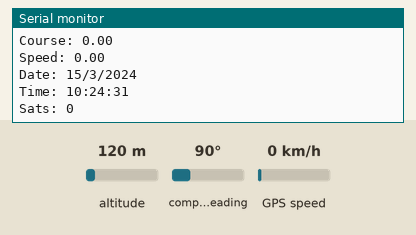
This sketch was run on a simulated Arduino Uno, built with avr-gcc and run on an emulated ATmega328P. Parts: the last lines printed to the serial monitor. The test bench sets the inputs (shaded band); at power-on: altitude 120 m, compass heading 90°, GPS speed 0 km/h. The GPS gets a fix after 3 s at 37.7749, -122.4194 with 8 satellites.

Above: at 1.2 s.
1.3 s: altitude set to 20 m
At 1.3 s:
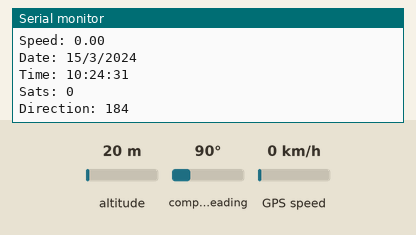
5.4 s: compass heading set to 7°
At 6.2 s:
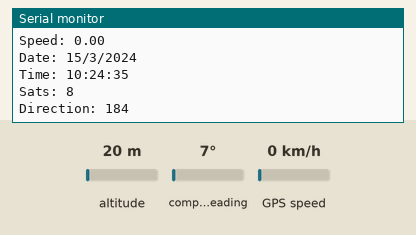
6.9 s: GPS speed set to 2 km/h
At 8.2 s:
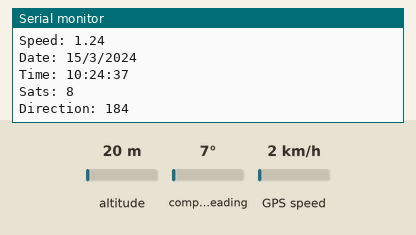
Timing chart, 0 to 9.9 s (numbered marks = the images above; inputs shaded):
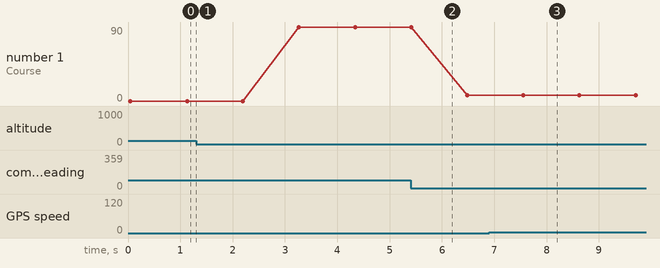

Measured:
- after the input at 6.9 s, the serial monitor: prints a new line after 0.67 s (image 3)
- plotted number 1: 90 → 7 after the input at 5.4 s

The sketch:

Gps_Test_3.ino
```cpp
#include <TinyGPS++.h> // Include the TinyGPS++ library
TinyGPSPlus tinyGPS; // Create a TinyGPSPlus object

#define GPS_BAUD 9600 // GPS module baud rate. GP3906 defaults to 9600.

// If you're using an Arduino Uno, RedBoard, or any board that uses the
// 0/1 UART for programming/Serial monitor-ing, use SoftwareSerial:
#include <SoftwareSerial.h>
#define ARDUINO_GPS_RX 9 // GPS TX, Arduino RX pin
#define ARDUINO_GPS_TX 8 // GPS RX, Arduino TX pin
SoftwareSerial ssGPS(ARDUINO_GPS_TX, ARDUINO_GPS_RX); // Create a SoftwareSerial

// Set gpsPort to either ssGPS if using SoftwareSerial or Serial1 if using an
// Arduino with a dedicated hardware serial port
#define gpsPort ssGPS  // Alternatively, use Serial1 on the Leonardo

// Define the serial monitor port. On the Uno, and Leonardo this is 'Serial'
//  on other boards this may be 'SerialUSB'
#define SerialMonitor Serial


float targetLatitude  =  25.77481;
float targetLongitude =  -80.19773;


float currentLatitude  = tinyGPS.location.lat();
float currentLongitude = tinyGPS.location.lng();


int getWaypointHeading(float targetLatitude, float targetLongitude) {
float x = cos(currentLatitude) * sin(currentLatitude - targetLatitude);
float y = cos(targetLatitude) * sin(currentLatitude) - sin(targetLatitude) * cos(currentLatitude) * cos(targetLongitude - currentLongitude);

  // radians
  float heading = atan2(x, y);

  // convert to degrees 0 to 180/-180
  heading *= (180 / 3.14159);

  // convert to 0-360 compass degrees, North = 0
  heading = (450 - (int)heading) % 360;

  return heading;

}


void setup()
{
  SerialMonitor.begin(9600);
  gpsPort.begin(GPS_BAUD);
}

void loop()
{
  // print position, altitude, speed, time/date, and satellites:
  getWaypointHeading(targetLatitude, targetLongitude);
  printGPSInfo();

  // "Smart delay" looks for GPS data while the Arduino's not doing anything else
  smartDelay(1000);
}


void printGPSInfo()
{
  // Print latitude, longitude, altitude in feet, course, speed, date, time,
  // and the number of visible satellites.
  SerialMonitor.print("Lat: "); SerialMonitor.println(tinyGPS.location.lat(), 6);
  SerialMonitor.print("Long: "); SerialMonitor.println(tinyGPS.location.lng(), 6);
  SerialMonitor.print("Alt: "); SerialMonitor.println(tinyGPS.altitude.feet());
  SerialMonitor.print("Course: "); SerialMonitor.println(tinyGPS.course.deg());
  SerialMonitor.print("Speed: "); SerialMonitor.println(tinyGPS.speed.mph());
  SerialMonitor.print("Date: "); printDate();
  SerialMonitor.print("Time: "); printTime();
  SerialMonitor.print("Sats: "); SerialMonitor.println(tinyGPS.satellites.value());
  SerialMonitor.println();
  SerialMonitor.print("Direction: ");
  SerialMonitor.println(getWaypointHeading(25.77481, -80.19773));
}

// This custom version of delay() ensures that the tinyGPS object
// is being "fed". From the TinyGPS++ examples.
static void smartDelay(unsigned long ms)
{
  unsigned long start = millis();
  do
  {
    // If data has come in from the GPS module
    while (gpsPort.available())
      tinyGPS.encode(gpsPort.read()); // Send it to the encode function
    // tinyGPS.encode(char) continues to "load" the tinGPS object with new
    // data coming in from the GPS module. As full NMEA strings begin to come in
    // the tinyGPS library will be able to start parsing them for pertinent info
  } while (millis() - start < ms);
}

// printDate() formats the date into dd/mm/yy.
void printDate()
{
  SerialMonitor.print(tinyGPS.date.day());
  SerialMonitor.print("/");
  SerialMonitor.print(tinyGPS.date.month());
  SerialMonitor.print("/");
  SerialMonitor.println(tinyGPS.date.year());
}

// printTime() formats the time into "hh:mm:ss", and prints leading 0's
// where they're called for.
void printTime()
{
  SerialMonitor.print(tinyGPS.time.hour());
  SerialMonitor.print(":");
  if (tinyGPS.time.minute() < 10) SerialMonitor.print('0');
  SerialMonitor.print(tinyGPS.time.minute());
  SerialMonitor.print(":");
  if (tinyGPS.time.second() < 10) SerialMonitor.print('0');
  SerialMonitor.println(tinyGPS.time.second());
}
```
